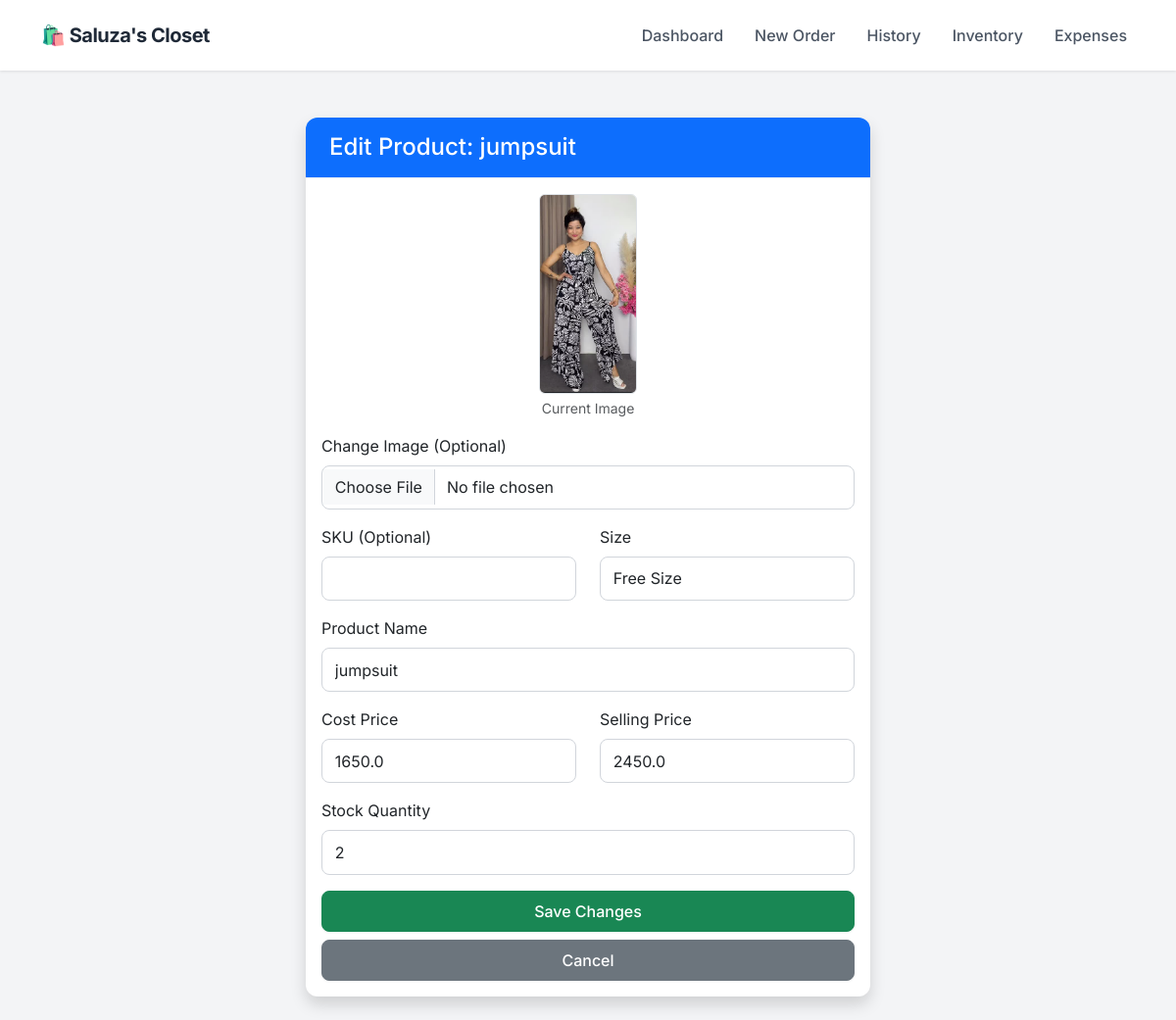
Before: /edit_product/77 with the older database file.
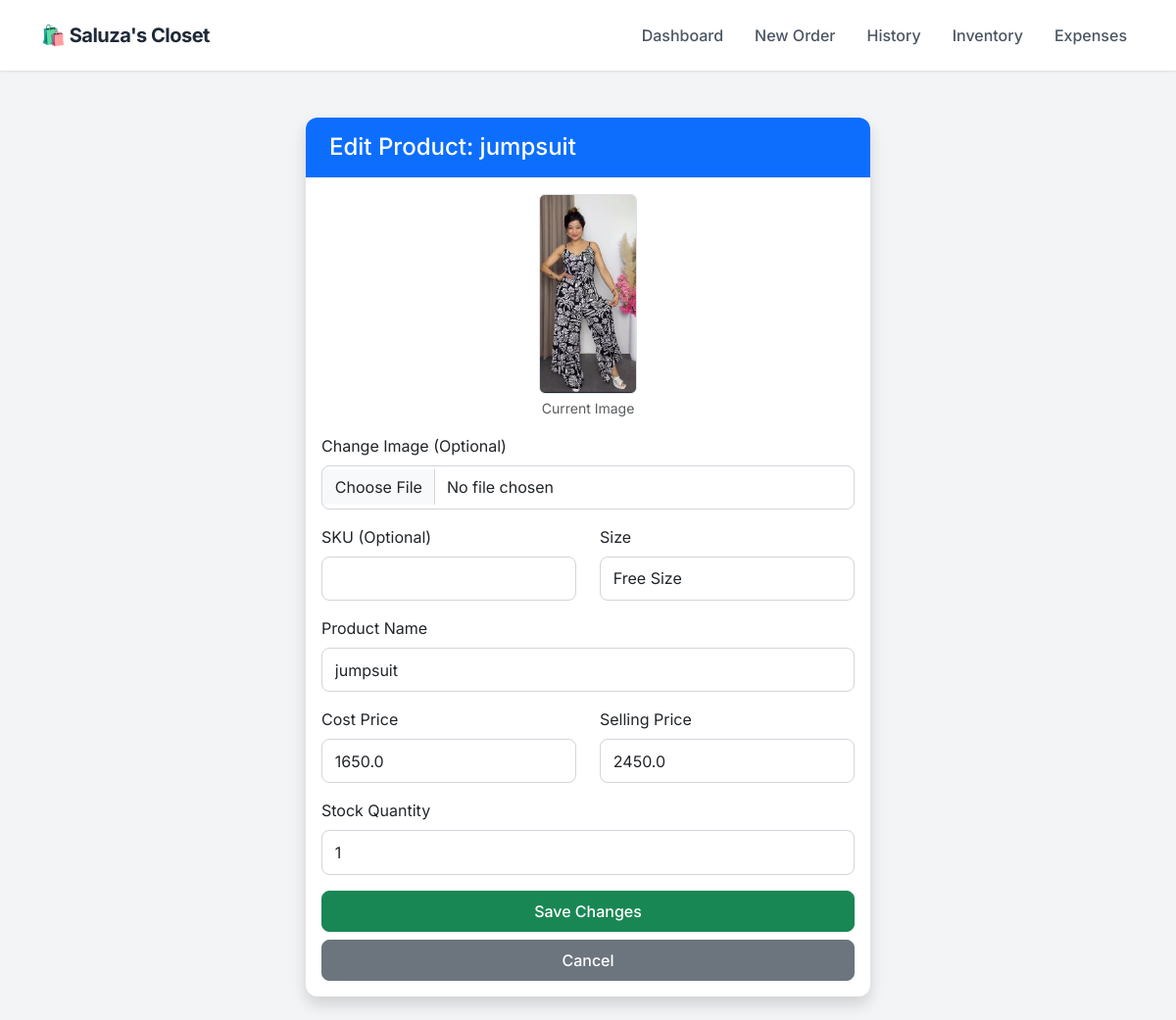
After: the same page with the newer database file.
### app.py (models this page shows)
class Product(db.Model):
    id = db.Column(db.Integer, primary_key=True)
    sku = db.Column(db.String(50), unique=True, nullable=True)
    name = db.Column(db.String(100), nullable=False)
    size = db.Column(db.String(10), nullable=False)
    cost_price = db.Column(db.Float, default=0.0)
    price = db.Column(db.Float, nullable=False)
    stock = db.Column(db.Integer, default=0)
    image = db.Column(db.String(100), nullable=True)

### app.py (the view, shortened to what this page needs)
@app.route('/edit_product/<int:id>', methods=['GET', 'POST'])
def edit_product(id):
    product = Product.query.get_or_404(id)
    return render_template('edit_product.html', p=product)

### templates/edit_product.html
{% extends "layout.html" %}
{% block content %}
<div class="container mt-4" style="max-width: 600px;">
    <div class="card shadow">
        <div class="card-header bg-primary text-white">
            <h4 class="mb-0">Edit Product: {{ p.name }}</h4>
        </div>
        <div class="card-body">
            <form method="POST" enctype="multipart/form-data">
                <div class="text-center mb-3">
                    {% if p.image %}
                    <img src="{{ url_for('static', filename='uploads/' + p.image) }}" width="100" class="rounded border">
                    <p class="small text-muted mt-1">Current Image</p>
                    {% endif %}
                </div>
                <div class="mb-3">
                    <label class="form-label">Change Image (Optional)</label>
                    <input type="file" name="image" class="form-control">
                </div>
                <div class="row mb-3">
                    <div class="col">
                        <label class="form-label">SKU (Optional)</label>
                        <input type="text" name="sku" class="form-control" value="{{ p.sku if p.sku else '' }}">
                    </div>
                    <div class="col">
                        <label class="form-label">Size</label>
                        <input type="text" name="size" class="form-control" value="{{ p.size }}" required>
                    </div>
                </div>
                <div class="mb-3">
                    <label class="form-label">Product Name</label>
                    <input type="text" name="name" class="form-control" value="{{ p.name }}" required>
                </div>
                <div class="row mb-3">
                    <div class="col">
                        <label class="form-label">Cost Price</label>
                        <input type="number" name="cost_price" class="form-control" step="0.01" value="{{ p.cost_price }}" required>
                    </div>
                    <div class="col">
                        <label class="form-label">Selling Price</label>
                        <input type="number" name="price" class="form-control" step="0.01" value="{{ p.price }}" required>
                    </div>
                </div>
                <div class="mb-3">
                    <label class="form-label">Stock Quantity</label>
                    <input type="number" name="stock" class="form-control" value="{{ p.stock }}" required>
                </div>
                <div class="d-grid gap-2">
                    <button type="submit" class="btn btn-success">Save Changes</button>
                    <a href="/inventory" class="btn btn-secondary">Cancel</a>
                </div>
            </form>
        </div>
    </div>
</div>
{% endblock %}

Changed rows visible on the page:
changed Product "jumpsuit": stock "2" → "1"
